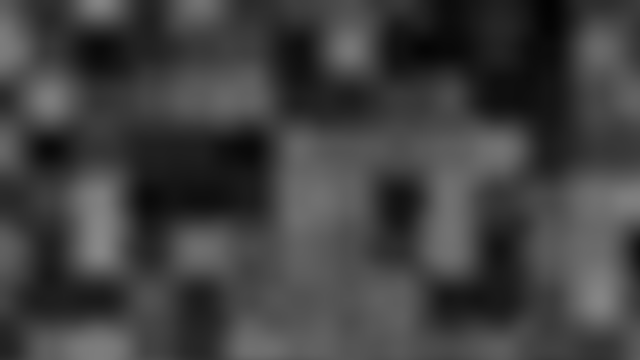
Frame 1 (no input)
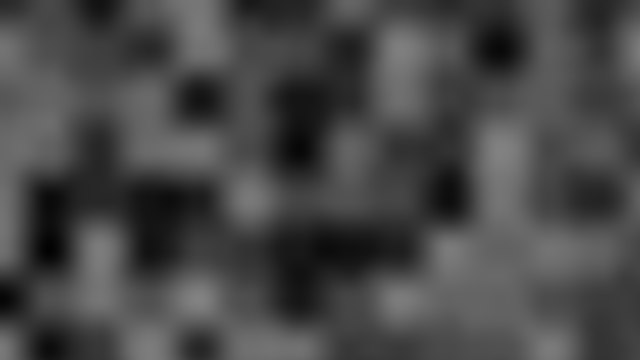
Frame 60 (the mouse pressed at the canvas centre just before this capture)
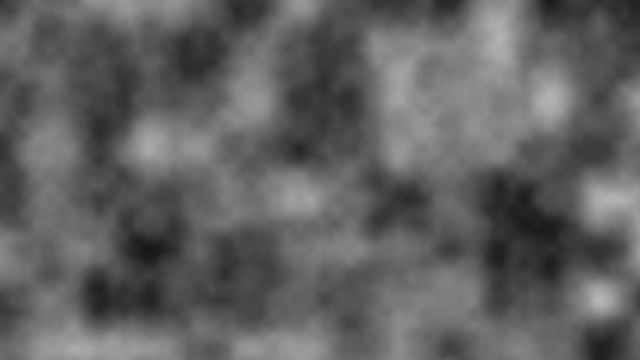
Frame 120 (the mouse held since frame 60 and released just before this capture)

The Processing sketch that drew these frames (run headless with seeded random() and noise(); from frame 60 on, the mouse is pressed at the canvas centre):

// Processing sketch: sketch_2_6
// ── sketch_2_6.pde
float increment = 0.02;

void setup() {
  size(640, 360);
}

void draw() {



  loadPixels();
  int time = millis();
  float xoff = 0.0; // Start xoff at 0
  float detail = map(mouseX, 0, width, 0.1, 0.6);
  noiseDetail(8, detail);

  // For every x,y coordinate in a 2D space, calculate a noise value and produce a brightness value
  for (int x = 0; x < width; x++) {
    xoff += increment;   // Increment xoff 
    float yoff = 0.0;   // For every xoff, start yoff at 0
    for (int y = 0; y < height; y++) {
      yoff += increment; // Increment yoff

      // Calculate noise and scale by 255
      float bright = noise(xoff, yoff,time/150)* 255;

      // Set each pixel onscreen to a grayscale value
      pixels[x+y*width] = color(bright);
    }
  }

  updatePixels();
}
